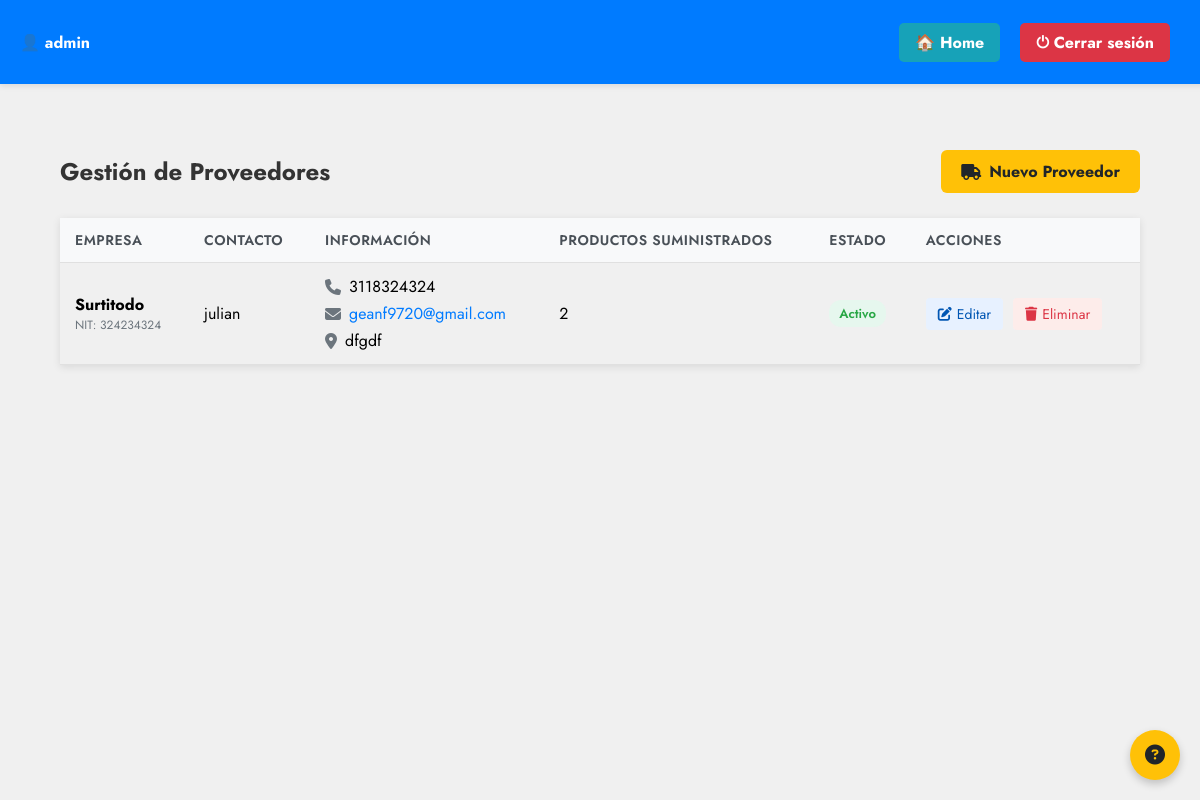
The app's page /proveedores/ (signed in) with its own data.
### account/models.py (models this page shows, shortened)
class Usuario(AbstractUser):
    rol = models.ForeignKey('Rol', on_delete=models.SET_NULL, null=True, blank=True)
    estado = models.BooleanField(default=True)
    nombres = models.CharField(max_length=100, blank=True, null=True)
    apellidos = models.CharField(max_length=100, blank=True, null=True)
    class Meta:
        verbose_name = 'Usuario'
        verbose_name_plural = 'Usuarios'

class Proveedor(models.Model):
    nombre = models.CharField(max_length=100, unique=True)
    contacto = models.CharField(max_length=100, blank=True, null=True)
    telefono = models.CharField(max_length=20, blank=True, null=True)
    email = models.EmailField(blank=True, null=True)
    direccion = models.TextField(blank=True, null=True)
    nit = models.CharField(max_length=20, unique=True, blank=True, null=True)
    estado = models.BooleanField(default=True)
    class Meta:
        verbose_name = 'Proveedor'
        verbose_name_plural = 'Proveedores'
        ordering = ['nombre']

### account/views.py (the view)
# urls.py: path('proveedores/', lista_proveedores, name='proveedores_listar'),
@login_required_custom
@role_required(module='proveedores', action='leer')
def lista_proveedores(request):
    proveedores = Proveedor.objects.all().order_by('nombre')
    permisos = {
        'leer': _user_has_permission(request.user, 'proveedores', 'leer'),
        'editar': _user_has_permission(request.user, 'proveedores', 'actualizar'),
        'eliminar': _user_has_permission(request.user, 'proveedores', 'eliminar'),
        'crear': _user_has_permission(request.user, 'proveedores', 'crear'),
    }
    return render(request, 'account/proveedores_listar.html', {
        'proveedores': proveedores,
        'titulo': 'Lista de Proveedores',
        'permisos': permisos,  # Agregado
    })

### account/templates/account/proveedores_listar.html (shortened to what this page needs)
{% load static %}
<!DOCTYPE html>
<html lang="es">
<head>
    <link rel="stylesheet" href="{% static 'account/css/proveedores.css' %}">
    <link rel="stylesheet" href="https://cdnjs.cloudflare.com/ajax/libs/font-awesome/6.5.0/css/all.min.css">
</head>
<button id="help-btn" class="help-btn" title="Ayuda">
    <i class="fas fa-question-circle"></i>
</button>
<body class="proveedores-lista">
    <div class="topbar">
        <div class="user-info">👤 {{ user.username }}</div>
        <div class="actions">
            <a href="{% url 'dashboard' %}" class="home-btn">🏠 Home</a>
            <a href="{% url 'logout' %}" class="logout-btn">⏻ Cerrar sesión</a>
        </div>
    </div>
    <div class="container">
        <div class="header">
            <h1 class="title">Gestión de Proveedores</h1>
            {% if permisos.crear %}
                <a href="{% url 'crear_proveedor' %}" class="btn btn-primary">
                    <i class="fas fa-truck"></i> Nuevo Proveedor
                </a>
            {% endif %}
        </div>
        <table class="products-table">
            <thead>
                <tr>
                    <th>Empresa</th>
                    <th>Contacto</th>
                    <th>Información</th>
                    <th>Productos Suministrados</th>
                    <th>Estado</th>
                    {% if permisos.editar or permisos.eliminar %}
                        <th>Acciones</th>
                    {% endif %}
                </tr>
            </thead>
            <tbody>
                {% for proveedor in proveedores %}
                <tr>
                    <td>
                        <strong>{{ proveedor.nombre }}</strong>
                        <div class="text-muted small">NIT: {{ proveedor.nit|default:"N/A" }}</div>
                    </td>
                    <td>{{ proveedor.contacto|default:"-" }}</td>
                    <td>
                        <div class="contact-info"><i class="fas fa-phone"></i> {{ proveedor.telefono|default:"-" }}</div>
                        <div class="contact-info">
                            <i class="fas fa-envelope"></i>
                            <a href="mailto:{{ proveedor.email }}" class="email-link">{{ proveedor.email|default:"-" }}</a>
                        </div>
                        <div class="contact-info">
                            <i class="fas fa-map-marker-alt"></i>
                            <span>{{ proveedor.direccion|truncatechars:20|default:"-" }}</span>
                        </div>
                    </td>
                    <td>{{ proveedor.producto_set.count|default:"0" }}</td>
                    <td>
                        <span class="status {% if proveedor.estado %}status-active{% else %}status-inactive{% endif %}">
                            {{ proveedor.estado|yesno:"Activo,Inactivo" }}
                        </span>
                    </td>
                    <td>
                        <div class="action-links">
                            {% if permisos.editar %}
                                <a href="{% url 'editar_proveedor' proveedor.id %}" class="action-link edit-link">
                                    <i class="fas fa-edit"></i> Editar
                                </a>
                            {% endif %}
                            {% if permisos.eliminar %}
                                <a href="{% url 'eliminar_proveedor' proveedor.id %}" class="action-link delete-link">
                                    <i class="fas fa-trash"></i> Eliminar
                                </a>
                            {% endif %}
                        </div>
                    </td>
                </tr>
                {% endfor %}
            </tbody>
        </table>
    </div>
</body>
</html>

### account/static/account/css/proveedores.css (style rules this page uses)
body { font-family: 'Jost', sans-serif; background-color: #f5f5f5; margin: 0; padding: 0; }
body.proveedores-lista { margin: 0; padding-top: 120px; background: #f0f0f0; }
.topbar { background: #007bff; color: white; padding: 12px 20px; display: flex; justify-content: space-between; align-items: center; width: 100%; position: fixed; top: 0; left: 0; box-shadow: 0 2px 6px rgba(0,0,0,0.1); z-index: 1000; height: 60px; }
.topbar .user-info { font-weight: bold; display: flex; align-items: center; gap: 15px; }
.topbar .actions { display: flex; gap: 10px; margin-right: 50px; }
.topbar a { border: none; padding: 8px 16px; border-radius: 5px; text-decoration: none; font-weight: bold; cursor: pointer; margin-left: 10px; color: white; }
.topbar .home-btn { background: #17a2b8; }
.topbar .logout-btn { background: #dc3545; }
.container { width: 90%; max-width: 1200px; margin: 30px auto; font-family: 'Jost', sans-serif; }
.header { display: flex; justify-content: space-between; align-items: center; margin-bottom: 25px; flex-wrap: wrap; gap: 15px; }
.title { font-size: 24px; color: #333; margin: 0; }
.btn { display: inline-flex; align-items: center; gap: 8px; padding: 10px 20px; border-radius: 6px; text-decoration: none; font-weight: bold; transition: all 0.3s; }
.btn-primary { background-color: #ffc107; color: #212529; }
.products-table { width: 100%; border-collapse: collapse; margin-top: 20px; box-shadow: 0 2px 8px rgba(0,0,0,0.1); }
.products-table th, .products-table td { padding: 12px 15px; text-align: left; border-bottom: 1px solid #e0e0e0; }
.products-table th { background-color: #f8f9fa; font-weight: 600; color: #495057; text-transform: uppercase; font-size: 14px; letter-spacing: 0.5px; }
.status { display: inline-block; padding: 4px 10px; border-radius: 12px; font-size: 13px; font-weight: 600; }
.status-active { background-color: #e6f7ee; color: #28a745; }
.contact-info { display: flex; align-items: center; gap: 8px; margin-bottom: 4px; }
.contact-info:last-child { margin-bottom: 0; }
.contact-info i { color: #6c757d; }
.email-link { color: #007bff; text-decoration: none; }
.action-links { display: flex; gap: 10px; }
.action-link { display: inline-flex; align-items: center; gap: 5px; padding: 6px 12px; border-radius: 4px; text-decoration: none; font-size: 14px; transition: all 0.2s; }
.edit-link { background-color: #e7f1ff; color: #0056b3; }
.delete-link { background-color: #fdecea; color: #dc3545; }
.text-muted { color: #6c757d; }
.small { font-size: 12px; }
.help-btn { position: fixed; bottom: 20px; right: 20px; background: #ffc107; color: #212529; border: none; border-radius: 50%; width: 50px; height: 50px; font-size: 20px; cursor: pointer; box-shadow: 0 4px 8px rgba(0,0,0,0.2); z-index: 1000; }

### records on screen
Usuario: username "admin"
Proveedor: nombre "Surtitodo", nit "324234324", contacto "julian", telefono "3118324324", email "geanf9720@gmail.com", direccion "dfgdf", producto_set.count "2", estado "Activo"
